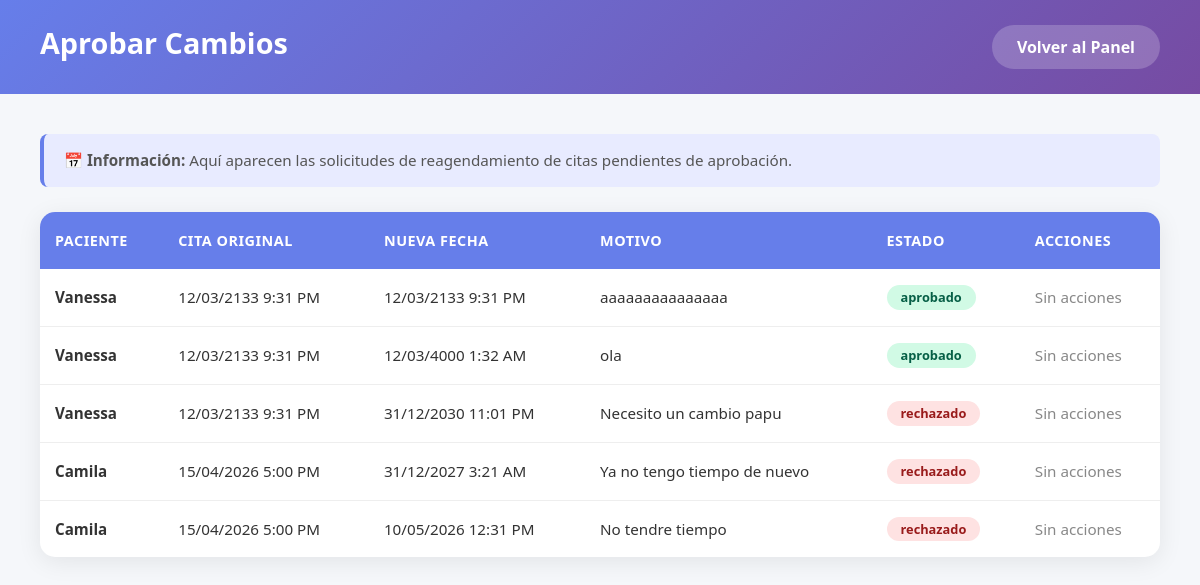
Page /PediatraNew/public/doctor/aprobacion-cambios.php (signed in) on the committed database.
### tables this page shows
CREATE TABLE `cambios_cita` (
  `id` int(11) NOT NULL,
  `cita_original_id` int(11) DEFAULT NULL,
  `nueva_fecha_propuesta` datetime DEFAULT NULL,
  `motivo_cambio` text DEFAULT NULL,
  `estado` enum('pendiente','aprobado','rechazado') DEFAULT 'pendiente',
  `fecha_solicitud` datetime DEFAULT current_timestamp()
);

CREATE TABLE `pacientes` (
  `id` int(11) NOT NULL,
  `usuario_id` int(11) DEFAULT NULL,
  `nombre` varchar(100) NOT NULL,
  `fecha_nacimiento` date NOT NULL,
  `genero` enum('M','F','Otro') DEFAULT NULL,
  `curp` varchar(18) DEFAULT NULL,
  `antecedentes` text DEFAULT NULL
);

CREATE TABLE `citas` (
  `id` int(11) NOT NULL,
  `paciente_id` int(11) DEFAULT NULL,
  `doctor_id` int(11) DEFAULT NULL,
  `fecha_hora` datetime NOT NULL,
  `motivo_consulta` text DEFAULT NULL,
  `estado` enum('pendiente','confirmada','cancelada','completada') DEFAULT 'pendiente'
);

### PediatraNew/public/doctor/aprobacion-cambios.php (the view, shortened to what this page needs)
<?php
require_once '../../api/conexion.php';
?>
<!DOCTYPE html>
<html lang="es">
<head>
    <link href="https://cdn.jsdelivr.net/npm/bootstrap@5.3.0/dist/css/bootstrap.min.css" rel="stylesheet">
</head>
<body>
    <div class="page-header">
        <h1>Aprobar Cambios</h1>
        <a href="dashboard.php" class="btn-volver">Volver al Panel</a>
    </div>
    <div class="content">
        <div class="info-box">
            <p>📅 <strong>Información:</strong> Aquí aparecen las solicitudes de reagendamiento de citas pendientes de aprobación.</p>
        </div>
        <div class="table-container">
            <table>
                <thead>
                    <tr>
                        <th>Paciente</th>
                        <th>Cita Original</th>
                        <th>Nueva Fecha</th>
                        <th>Motivo</th>
                        <th>Estado</th>
                        <th>Acciones</th>
                    </tr>
                </thead>
                <tbody>
                    <?php
                    $cambios = $conexion->query("SELECT c.*, p.nombre as paciente, ci.fecha_hora as fecha_original
                                                FROM cambios_cita c
                                                JOIN citas ci ON c.cita_original_id = ci.id
                                                JOIN pacientes p ON ci.paciente_id = p.id
                                                ORDER BY c.estado ASC, c.fecha_solicitud DESC");
                    if ($cambios->num_rows > 0) {
                        while ($cambio = $cambios->fetch_assoc()) {
                            $fechaOriginal = date('d/m/Y g:i A', strtotime($cambio['fecha_original']));
                            $nuevaFecha = date('d/m/Y g:i A', strtotime($cambio['nueva_fecha_propuesta']));
                            echo "<tr>";
                            echo "<td><strong>" . htmlspecialchars($cambio['paciente']) . "</strong></td>";
                            echo "<td>$fechaOriginal</td>";
                            echo "<td>$nuevaFecha</td>";
                            echo "<td>" . htmlspecialchars($cambio['motivo_cambio']) . "</td>";
                            echo "<td><span class='badge badge-" . $cambio['estado'] . "'>" . $cambio['estado'] . "</span></td>";
                            echo "<td>";
                            if ($cambio['estado'] == 'pendiente') {
                                echo "<a href='?accion=aprobar&id=" . $cambio['id'] . "' class='btn-accion btn-aprobar' onclick='return confirm(\"¿Estás seguro de aprobar este cambio?\")'>✓ Aprobar</a>";
                                echo "<a href='?accion=rechazar&id=" . $cambio['id'] . "' class='btn-accion btn-rechazar' onclick='return confirm(\"¿Estás seguro de rechazar este cambio?\")'>✕ Rechazar</a>";
                            } else {
                                echo "<span style='color:#888;'>Sin acciones</span>";
                            }
                            echo "</td></tr>";
                        }
                    } else {
                        echo "<tr><td colspan='6' class='sin-cambios'>No hay solicitudes de cambio pendientes</td></tr>";
                    }
                    ?>
                </tbody>
            </table>
        </div>
    </div>
</body>
</html>

### PediatraNew/public/doctor/aprobacion-cambios.php (style rules this page uses)
* { margin: 0; padding: 0; box-sizing: border-box; }
body { font-family: 'Segoe UI', Tahoma, Geneva, Verdana, sans-serif; background: #f5f7fa; min-height: 100vh; }
.page-header { background: linear-gradient(135deg, #667eea 0%, #764ba2 100%); padding: 25px 40px; display: flex; justify-content: space-between; align-items: center; }
.page-header h1 { color: white; font-size: 1.8rem; font-weight: 700; }
.btn-volver { background: rgba(255,255,255,0.2); color: white; padding: 10px 25px; border: none; border-radius: 25px; text-decoration: none; font-weight: 600; }
.content { padding: 40px; max-width: 1200px; margin: 0 auto; }
.table-container { background: white; border-radius: 15px; overflow: hidden; box-shadow: 0 5px 25px rgba(0,0,0,0.08); }
.table-container table { width: 100%; border-collapse: collapse; }
.table-container th { background: #667eea; color: white; padding: 18px 15px; text-align: left; font-weight: 600; font-size: 0.9rem; text-transform: uppercase; letter-spacing: 0.5px; }
.table-container td { padding: 16px 15px; border-bottom: 1px solid #eee; font-size: 0.95rem; color: #333; }
.table-container tr:last-child td { border-bottom: none; }
.info-box { background: #e8ebff; border-left: 4px solid #667eea; padding: 15px 20px; border-radius: 8px; margin-bottom: 25px; }
.info-box p { color: #555; margin: 0; font-size: 0.95rem; }
.badge { padding: 6px 14px; border-radius: 20px; font-size: 0.8rem; font-weight: 600; display: inline-block; }
.badge-aprobado { background: #d1fae5; color: #065f46; }
.badge-rechazado { background: #fee2e2; color: #991b1b; }

### rows in the picture
cambios_cita: pacientes.nombre "Vanessa", cita_original.fecha_hora "12/03/2133 9:31 PM", nueva_fecha_propuesta "12/03/2133 9:31 PM", motivo_cambio "aaaaaaaaaaaaaaa", estado "aprobado", shows "Sin acciones"
cambios_cita: pacientes.nombre "Vanessa", cita_original.fecha_hora "12/03/2133 9:31 PM", nueva_fecha_propuesta "12/03/4000 1:32 AM", motivo_cambio "ola", estado "aprobado", shows "Sin acciones"
cambios_cita: pacientes.nombre "Vanessa", cita_original.fecha_hora "12/03/2133 9:31 PM", nueva_fecha_propuesta "31/12/2030 11:01 PM", motivo_cambio "Necesito un cambio papu", estado "rechazado", shows "Sin acciones"
cambios_cita: pacientes.nombre "Camila", cita_original.fecha_hora "15/04/2026 5:00 PM", nueva_fecha_propuesta "31/12/2027 3:21 AM", motivo_cambio "Ya no tengo tiempo de nuevo", estado "rechazado", shows "Sin acciones"
cambios_cita: pacientes.nombre "Camila", cita_original.fecha_hora "15/04/2026 5:00 PM", nueva_fecha_propuesta "10/05/2026 12:31 PM", motivo_cambio "No tendre tiempo", estado "rechazado", shows "Sin acciones"
